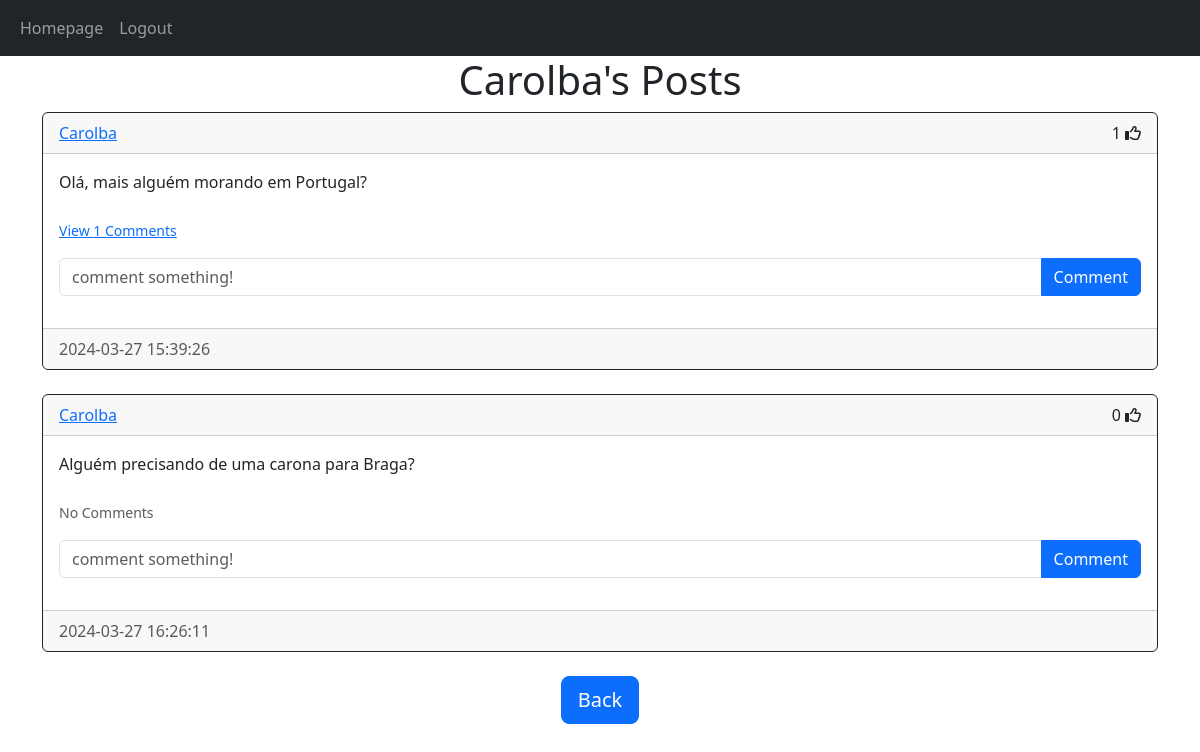
The app's page /posts/Carolba (signed in) with its own data.
### website/models.py (models this page shows)
class User(db.Model, UserMixin):
    id= db.Column(db.Integer, primary_key=True)
    email= db.Column(db.String(150), unique=True)
    username= db.Column(db.String(150), unique=True)
    password= db.Column(db.String(255))
    date_created=db.Column(db.DateTime(timezone=True), default=func.now())
    posts=db.relationship('Post', backref='user', passive_deletes=True)
    comments=db.relationship('Comment', backref='user', passive_deletes=True)
    likes=db.relationship('Like', backref='user', passive_deletes=True)

class Post(db.Model):
    id= db.Column(db.Integer, primary_key=True)
    text= db.Column(db.Text, nullable=False)
    date_created=db.Column(db.DateTime(timezone=True), default=func.now())
    author= db.Column(db.Integer, db.ForeignKey('user.id', ondelete='cascade'), nullable=False)
    comments=db.relationship('Comment', backref='post', passive_deletes=True)
    likes=db.relationship('Like', backref='post', passive_deletes=True)

### website/views.py (the view)
@views.route('/posts/<username>')
@login_required
def posts(username):
    user = User.query.filter_by(username=username).first()
    if not user:
        flash('No user with that username exists.', category= 'error')
        return redirect(url_for('views.homepage'))
    posts = user.posts
    return render_template("posts.html", user=current_user, posts=posts, username=username)

### website/__init__.py (called while the page is built)
def create_app():
    app=Flask(__name__)
    app.config['SECRET_KEY']= "carol"
    app.config['SQLALCHEMY_DATABASE_URI']= f'sqlite:///database.db'
    db.init_app(app)
    from .views import views
    from .auth import auth
    app.register_blueprint(views, url_prefix="/")
    app.register_blueprint(auth, url_prefix="/")
    from .models import User, Post, Comment, Like
    create_database(app)
    login_manager = LoginManager()
    login_manager.login_view = 'auth.login'
    login_manager.init_app(app)
    @login_manager.user_loader
    def load_user(id):
        return User.query.get(int(id))
    return app

### website/templates/posts.html (shortened to what this page needs)
{% extends "posts_div.html" %}
{% block header %}{{username}}'s Posts {% endblock %}
{% block footer %}
<div style="text-align: center;">
    <a href="/homepage"><button type="button" class="btn btn-primary btn-lg">Back</button></a>
</div>
{% endblock %}

### website/templates/posts_div.html (shortened to what this page needs)
{% extends "base.html" %}
{% block content%}
<h1 style="text-align: center;">
    {% block header%}Posts{% endblock %}</h1>
<div id="posts">
    {% for post in posts %}
    <div class="card border-dark">
        <div class="card-header d-flex justify-content-between align-items-center">
            <a href="/posts/{{post.user.username}}">{{post.user.username}}</a>
            <div>
                <span id="likes-count-{{post.id}}">{{post.likes|length}}</span>
                {% if user.id in post.likes|map(attribute="author")|list %}
                <i class="fas fa-thumbs-up" id="like-button-{{post.id}}" onclick="like({{post.id}})"></i>
                {% else %}
                <i class="far fa-thumbs-up" id="like-button-{{post.id}}" onclick="like({{post.id}})"></i>
                {% endif%}
            </div>
        </div>
        <div class="card-body">
            <div class="card-text">{{post.text}}</div>
            <br>
            <p class="card-text">
                {% if post.comments|length > 0 %}
                <a data-bs-toggle="collapse" href="#comments-{{post.id}}" role="button">
                <small>View {{post.comments|length}} Comments</small></a>
                {% else %}
                <small class="text-muted">No Comments</small>
                {% endif %}
            </p>
            <form action="/create_comment/{{post.id}}" class="input-group mb-3" method="POST">
                <input type="text" id="text" name="text" class="form-control" placeholder="comment something!">
                <button type="submit" class="btn btn-primary">Comment</button>
            </form>
        </div>
        <div class="card-footer text-muted">{{post.date_created}}</div>
    </div>
    <br>{% endfor %}
</div>
{% block footer %}{% endblock %}
{% endblock %}

### website/templates/base.html (shortened to what this page needs)
<!DOCTYPE html>
<html lang="en">
<head>
    <link href="https://cdn.jsdelivr.net/npm/bootstrap@5.3.3/dist/css/bootstrap.min.css" rel="stylesheet">
</head>
<body>
    <nav class="navbar navbar-expand-lg navbar-dark bg-dark">
        <div class="container-fluid">
            <div class="collapse navbar-collapse" id="navbar">
                <div class="navbar-nav">
                    {% if user.is_authenticated %}
                    <a class="nav-item nav-link" href="/homepage">Homepage</a>
                    <a class="nav-item nav-link" href="/logout">Logout</a>
                    {%else%}
                    <a class="nav-item nav-link" href="/home">Home</a>
                    <a class="nav-item nav-link" href="/sign_up">Sign-up</a>
                    <a class="nav-item nav-link" href="/login">Login</a>
                    {%endif%}
                </div>
            </div>
        </div>
    </nav>
    <div class="container">{% block content %}
    {% endblock %}</div>
</body>
</html>

### records on screen
User: username "Carolba"
Post: user.username "Carolba", likes|length "1", text "Olá, mais alguém morando em Portugal?", comments|length "1", date_created "2024-03-27 15:39:26"
Post: user.username "Carolba", likes|length "0", text "Alguém precisando de uma carona para Braga?", shows "No Comments", date_created "2024-03-27 16:26:11"
